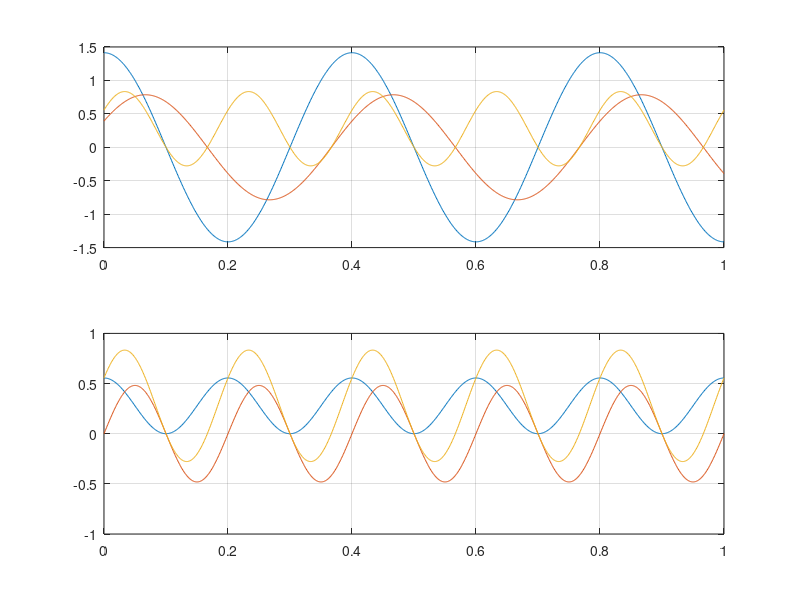

Source code (MATLAB):
t = 0:0.001:1;
f = 2.5;
phi = pi/3;
w = 2*pi*f;
Vrms = 1;
Irms = 1/1.8;

V = sqrt(2)*Vrms*cos(w*t);
I = sqrt(2)*Irms*cos(w*t-phi);

P = V.*I;

Pp = Vrms.*Irms*cos(phi).*(1+cos(2*w*t));
Pq = Vrms.*Irms*sin(phi).*sin(2*w*t);

subplot(2,1,1);
plot(t,V,t,I,t,P)
grid on
subplot(2,1,2);
plot(t,Pp,t,Pq,t,Pp+Pq)
grid on
